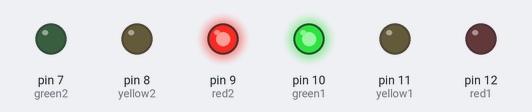
Simulated run of this sketch. Board: Arduino Uno, built with avr-gcc and run on an emulated ATmega328P. Shown: output pins drawn as LEDs (lit = HIGH).

Above: at 2.5 s.
At 6.0 s:
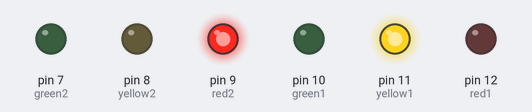
At 9.5 s:
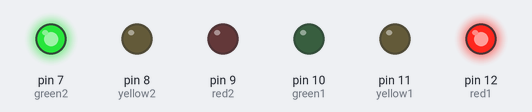
At 13.0 s:
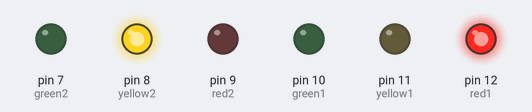
At 14.2 s:
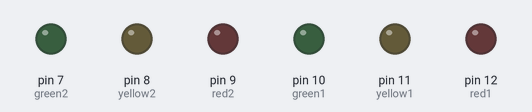
Timing chart, 0 to 18.9 s (numbered marks = the images above):
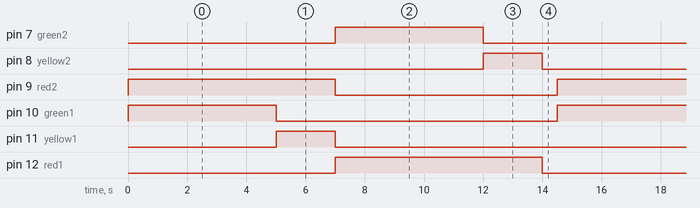

The sketch:

B2.ino
```cpp
const int red1 = 12;
const int yellow1 = 11;
const int green1 = 10;

const int red2 = 9;
const int yellow2 = 8;
const int green2 = 7;

const int timeGreen = 5000;
const int timeYellow = 2000;
const int timeDelay = 500;

void setup() {
  // Cài đặt các chân là OUTPUT
  pinMode(red1, OUTPUT);
  pinMode(yellow1, OUTPUT);
  pinMode(green1, OUTPUT);
  pinMode(red2, OUTPUT);
  pinMode(yellow2, OUTPUT);
  pinMode(green2, OUTPUT);

  // Tắt hết đèn lúc khởi động
  allOff();
}

void loop() {
  digitalWrite(green1, HIGH);
  digitalWrite(red2, HIGH);
  delay(timeGreen);

  digitalWrite(green1, LOW);
  digitalWrite(yellow1, HIGH);
  delay(timeYellow);

  allOff();

  digitalWrite(green2, HIGH);
  digitalWrite(red1, HIGH);
  delay(timeGreen);

  digitalWrite(green2, LOW);
  digitalWrite(yellow2, HIGH);
  delay(timeYellow);

  allOff();
  delay(timeDelay);
}

void allOff() {
  digitalWrite(red1, LOW);
  digitalWrite(yellow1, LOW);
  digitalWrite(green1, LOW);
  digitalWrite(red2, LOW);
  digitalWrite(yellow2, LOW);
  digitalWrite(green2, LOW);
}
```

Measured:
- by itself, pin 7 (green2), pin 10 (green1): alternates HIGH for 5.0 s and LOW for 9.5 s
- by itself, pin 8 (yellow2), pin 11 (yellow1): alternates HIGH for 2.0 s and LOW for 12.5 s
- by itself, pin 9 (red2), pin 12 (red1): alternates HIGH for 7.0 s and LOW for 7.5 s
